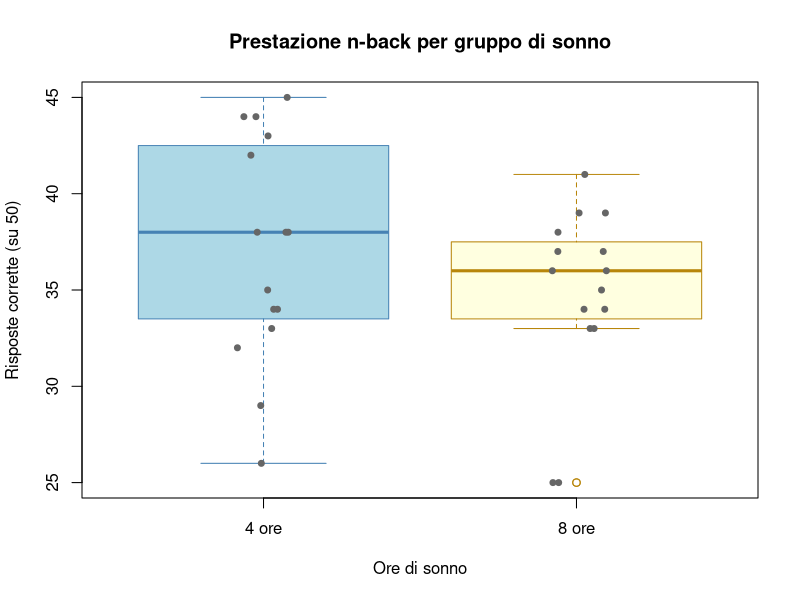

Write the R code that produced this figure.
## ---- chunk 1
knitr::opts_chunk$set(
  echo = TRUE,
  warning = FALSE,
  message = FALSE,
  comment = "#>",
  fig.width = 7,
  fig.height = 5
)
## ---- chunk 2
psqi <- c(8.2, 9.1, 7.5, 10.3, 6.8, 8.7, 9.5, 7.2, 8.0, 9.8, 7.9, 8.4)
mu_0 <- 10
n <- length(psqi)
## ---- chunk 3
x_bar <- mean(psqi)
s <- sd(psqi)
cat("Media campionaria:", round(x_bar, 4), "\n")
cat("Deviazione standard campionaria:", round(s, 4), "\n")
## ---- chunk 4
se <- s / sqrt(n)
cat("Errore standard:", round(se, 4), "\n")
## ---- chunk 5
t_stat <- (x_bar - mu_0) / se
cat("Statistica t:", round(t_stat, 4), "\n")
## ---- chunk 6
t_crit <- qt(0.975, df = n - 1)
ci_lower <- x_bar - t_crit * se
ci_upper <- x_bar + t_crit * se
cat("Valore critico t(0.025, 11):", round(t_crit, 4), "\n")
cat("Intervallo di fiducia al 95%: [", round(ci_lower, 4), ",",
    round(ci_upper, 4), "]\n")
## ---- chunk 7
p_value <- 2 * pt(t_stat, df = n - 1)
# pt() restituisce P(T <= t), e poiché t è negativo, pt dà la coda sinistra
# Per un test bilaterale, moltiplichiamo per 2
cat("Valore-p:", round(p_value, 6), "\n")
## ---- chunk 8
t.test(psqi, mu = 10, alternative = "two.sided")
## ---- chunk 9
power.t.test(
  delta = 0.5,
  sd = 1,
  sig.level = 0.05,
  power = 0.80,
  type = "one.sample",
  alternative = "two.sided"
)
## ---- chunk 10
cbt <- c(12, 15, 9, 14, 11, 13, 10, 16, 8, 12)
controllo <- c(18, 22, 19, 25, 20, 17, 23, 21, 24, 19)

n1 <- length(cbt)
n2 <- length(controllo)
x1_bar <- mean(cbt)
x2_bar <- mean(controllo)
s1 <- sd(cbt)
s2 <- sd(controllo)

cat("Gruppo CBT: media =", round(x1_bar, 2), ", sd =", round(s1, 2), "\n")
cat("Gruppo Controllo: media =", round(x2_bar, 2), ", sd =", round(s2, 2), "\n")
## ---- chunk 11
sp2 <- ((n1 - 1) * s1^2 + (n2 - 1) * s2^2) / (n1 + n2 - 2)
sp <- sqrt(sp2)
cat("Deviazione standard pooled:", round(sp, 4), "\n")
## ---- chunk 12
se_diff <- sp * sqrt(1/n1 + 1/n2)
cat("Errore standard della differenza:", round(se_diff, 4), "\n")
## ---- chunk 13
t_stat <- (x1_bar - x2_bar) / se_diff
cat("Statistica t:", round(t_stat, 4), "\n")
## ---- chunk 14
df <- n1 + n2 - 2
cat("Gradi di libertà:", df, "\n")
## ---- chunk 15
p_val <- 2 * pt(t_stat, df = df) # t è negativo, pt dà coda sinistra
cat("Valore-p (bilaterale):", format(p_val, scientific = TRUE), "\n")
## ---- chunk 16
t_crit <- qt(0.975, df = df)
diff_means <- x1_bar - x2_bar
ci_low <- diff_means - t_crit * se_diff
ci_up <- diff_means + t_crit * se_diff
cat("Differenza tra le medie:", round(diff_means, 2), "\n")
cat("IC al 95%: [", round(ci_low, 2), ",", round(ci_up, 2), "]\n")
## ---- chunk 17
# Test t con varianze uguali (pooled)
t.test(cbt, controllo, var.equal = TRUE)
## ---- chunk 18
# Test di Welch (varianze non necessariamente uguali)
t.test(cbt, controllo, var.equal = FALSE)
## ---- chunk 19
d <- (x1_bar - x2_bar) / sp
cat("Cohen's d:", round(d, 4), "\n")
cat("Valore assoluto:", round(abs(d), 4), "\n")
## ---- chunk 20
# Stima approssimativa dell'effect size (d) per i due studi
# Per un test a due campioni con n per gruppo:
# t ≈ d * sqrt(n/2), quindi d ≈ t * sqrt(2/n)
d_A <- 2.05 * sqrt(2 / 15) # n=30 → 15 per gruppo
d_C <- 2.05 * sqrt(2 / 150) # n=300 → 150 per gruppo
cat("Effect size approssimativo Studio A:", round(d_A, 3), "\n")
cat("Effect size approssimativo Studio C:", round(d_C, 3), "\n")
## ---- chunk 21
set.seed(2026)
sonno_8h <- round(rnorm(15, mean = 38, sd = 5))
sonno_4h <- round(rnorm(15, mean = 34, sd = 6))
## ---- chunk 22
cat("=== Gruppo 8 ore di sonno ===\n")
cat("Media:", round(mean(sonno_8h), 2), "\n")
cat("SD:", round(sd(sonno_8h), 2), "\n")
cat("Mediana:", median(sonno_8h), "\n\n")

cat("=== Gruppo 4 ore di sonno ===\n")
cat("Media:", round(mean(sonno_4h), 2), "\n")
cat("SD:", round(sd(sonno_4h), 2), "\n")
cat("Mediana:", median(sonno_4h), "\n")
## ---- chunk 23
risultato <- t.test(sonno_8h, sonno_4h, var.equal = FALSE)
risultato
## ---- chunk 24
n1 <- length(sonno_8h)
n2 <- length(sonno_4h)
sp <- sqrt(((n1 - 1) * sd(sonno_8h)^2 + (n2 - 1) * sd(sonno_4h)^2) /
             (n1 + n2 - 2))
d <- (mean(sonno_8h) - mean(sonno_4h)) / sp
cat("Cohen's d:", round(d, 3), "\n")
## ---- chunk 25
dati <- data.frame(
  punteggio = c(sonno_8h, sonno_4h),
  gruppo = rep(c("8 ore", "4 ore"), each = 15)
)

boxplot(punteggio ~ gruppo, data = dati,
        main = "Prestazione n-back per gruppo di sonno",
        ylab = "Risposte corrette (su 50)",
        xlab = "Ore di sonno",
        col = c("lightblue", "lightyellow"),
        border = c("steelblue", "darkgoldenrod"))

# Aggiungiamo i punti individuali
stripchart(punteggio ~ gruppo, data = dati,
           vertical = TRUE, method = "jitter",
           pch = 19, col = "grey40", cex = 0.8,
           add = TRUE)
